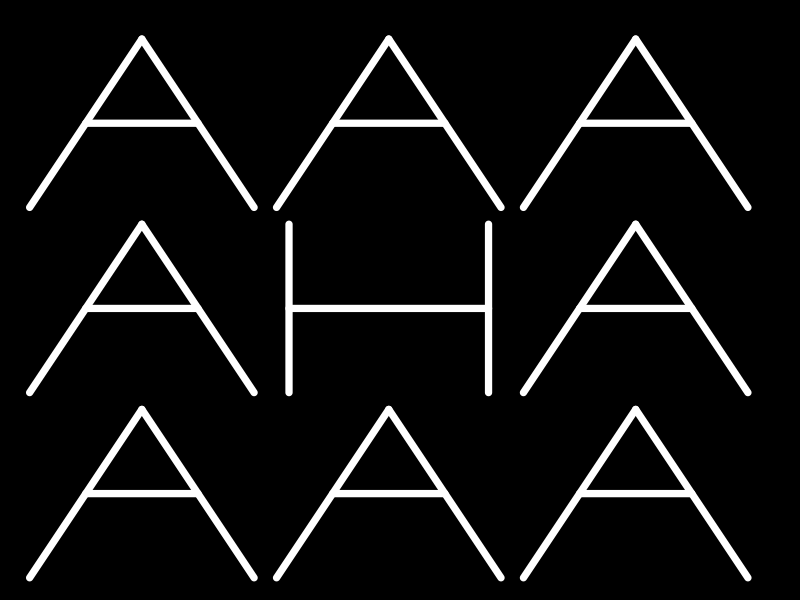
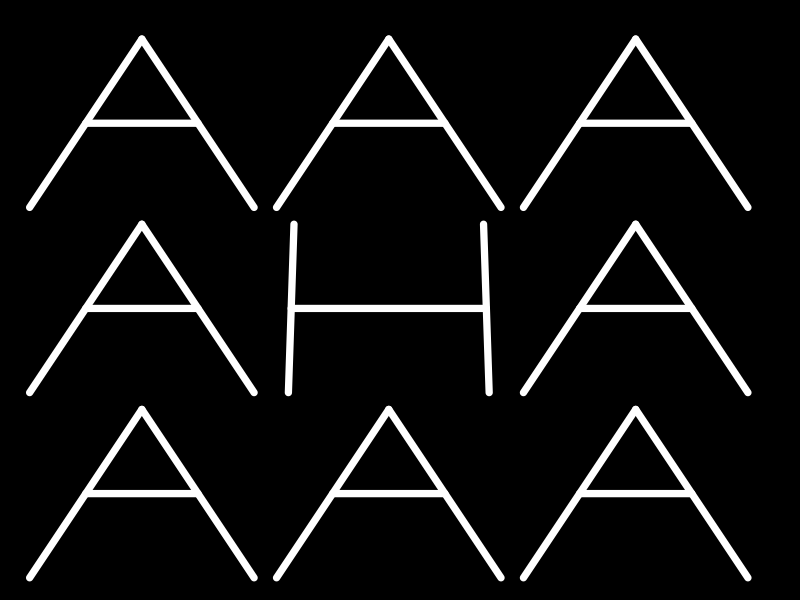
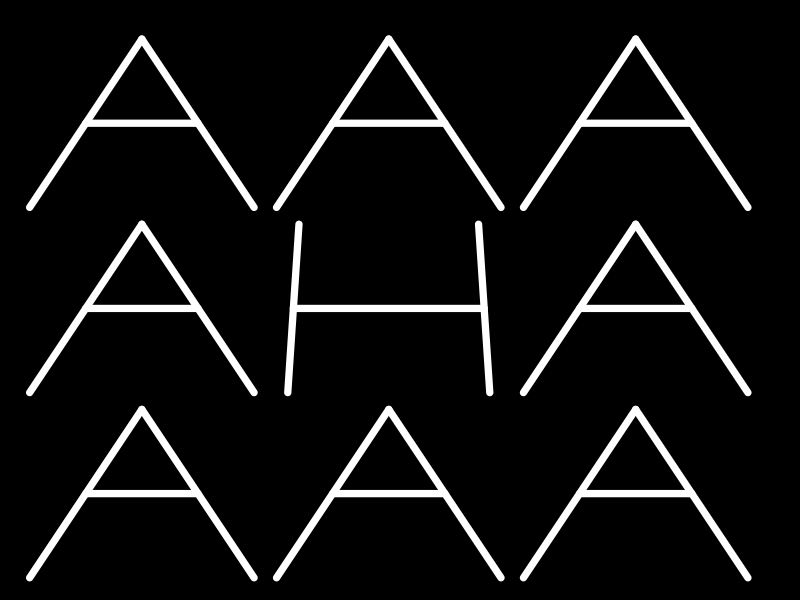
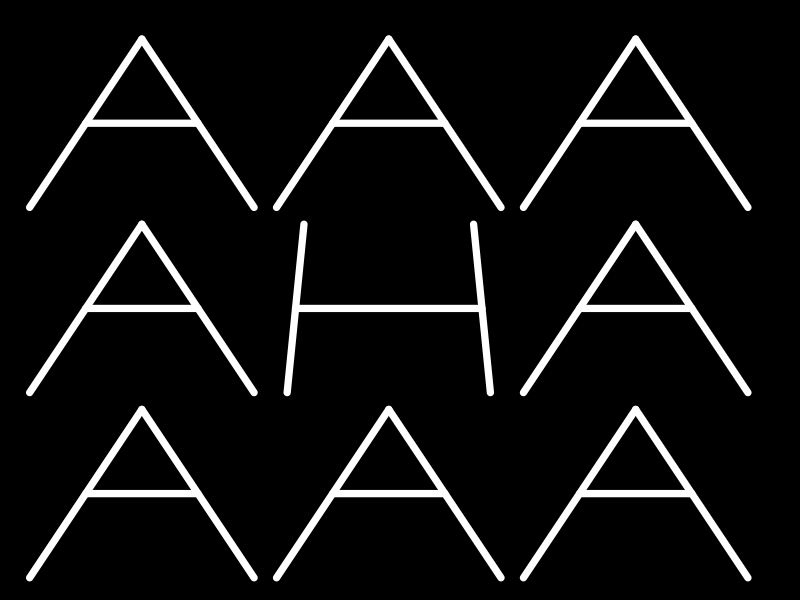
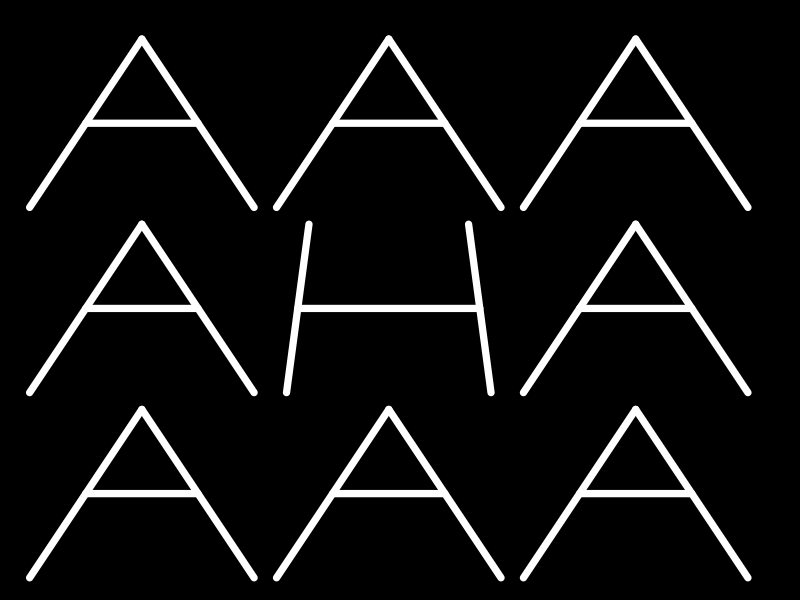
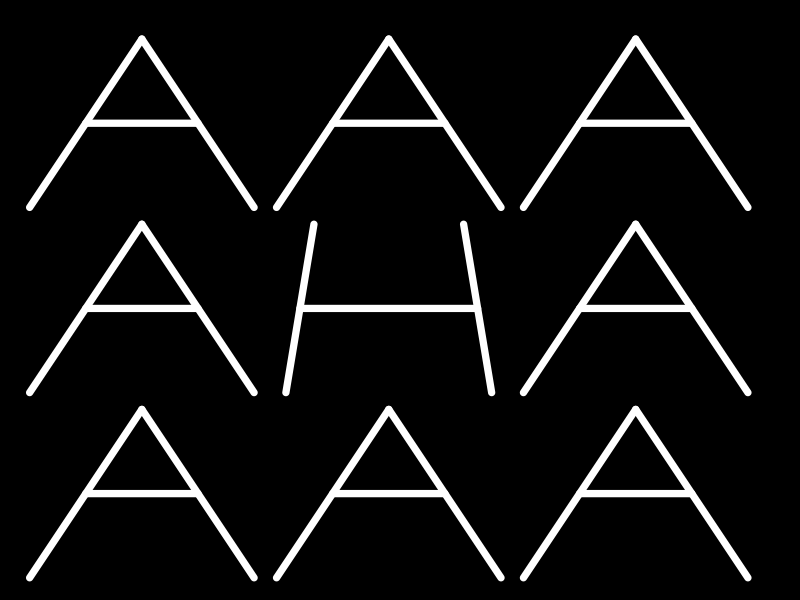
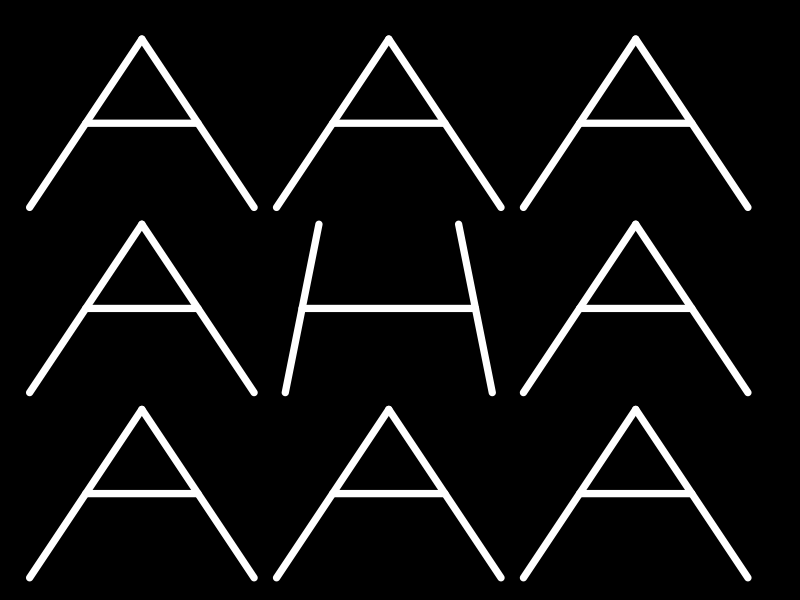
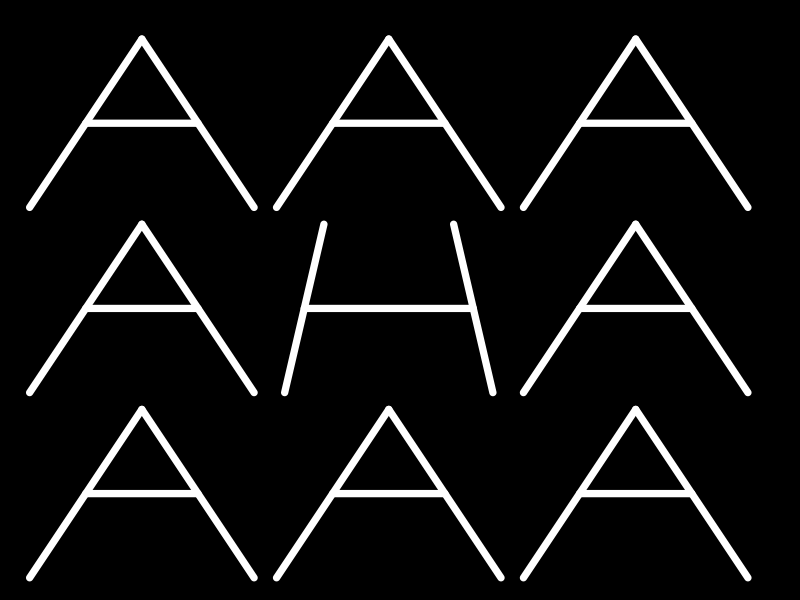

Reproduce these figures in R, in order. (Note: this script raises an error after producing the figures.)
### Program for creating the flanker effect stimuli



# colors!
invertColors=TRUE

### general variables
background=c(1:4,6:9)
wbackground=c(1,3,4,6,7,9)
sep=.1
dist=1+sep
x=c(0,0,0,1,1,1,2,2,2)*dist
y=c(0,1,2,0,1,2,0,1,2)*dist

### FUNCTIONS USED
myLet=function(a,pos){
  b=(-1/9)*a+(1/18)
  x1=x[pos]+c(0+b,1-b,(a/2)+(b))
  x2=x[pos]+c(a+b,1-a-b,1-(a/2)-b)
  y1=y[pos]+c(0,0,.5)
  y2=y[pos]+c(1,1,.5)
  segments(x1,y1,x2,y2,lwd=7)
}

myBox=function(pos){
  z0=0
  z1=1		
  x1=x[pos]+c(z0,z0,z1,z1,z0,z1)
  x2=x[pos]+c(z0,z1,z1,z0,z1,z0)
  y1=y[pos]+c(0,1,1,0,0,0)
  y2=y[pos]+c(1,1,0,0,1,1)
  segments(x1,y1,x2,y2,lwd=7)
}

myC=function(pos){
  z0=.2
  z1=.78
  x1=x[pos]+c(z1,z0,z0)
  x2=x[pos]+c(z0,z0,z1)
  y1=y[pos]+c(0,0,1)
  y2=y[pos]+c(0,1,1)
  segments(x1,y1,x2,y2,lwd=7)
}

myT=function(pos){
  z0=0
  z1=1
  x1=x[pos]+c(.5,z0)
  x2=x[pos]+c(.5,z1)
  y1=y[pos]+c(z0,z1)
  y2=y[pos]+c(z1,z1)
  segments(x1,y1,x2,y2,lwd=7)
}

myE=function(pos){
  z0=.1
  z1=.9
  x1=x[pos]+c(z1,z0,z0,z0)
  x2=x[pos]+c(z0,z0,z1,z0+.67*(z1-z0))
  y1=y[pos]+c(0,0,1,.5)
  y2=y[pos]+c(0,1,1,.5)
  segments(x1,y1,x2,y2,lwd=7)
}

cat=function(filename,center){
  jpeg(filename,width=320,height=480)
  par(mar=c(0,0,0,0))
  plot(c(0,3*dist),c(0,3*dist),axes=F,typ='n')
  for (i in wbackground) 
    myBox(i)
  myC(2)
  myLet(center/2,5)
  myT(8)
  dev.off()
}


the=function(filename,center){
  jpeg(filename,width=320,height=480)
  par(mar=c(0,0,0,0))
  plot(c(0,3*dist),c(0,3*dist),axes=F,typ='n')
  for (i in wbackground) 
    myBox(i)
  myT(2)
  myLet(center/2,5)
  myE(8)
  dev.off()
}

myArray=function(filename,center,surround){
  jpeg(filename,width=320,height=480)
  par(mar=c(0,0,0,0))
  if (invertColors) par(fg='white',bg='black')
  plot(c(0,3*dist),c(0,3*dist),axes=F,typ='n')
  for (i in background) 
    myLet(surround/2,i)
  myLet(center/2,5)
  dev.off()
}

myArray0=function(filename,center){
  jpeg(filename,width=320,height=480)
  par(mar=c(0,0,0,0))
  if (invertColors) par(fg='white',bg='black')  
  plot(c(0,3*dist),c(0,3*dist),axes=F,typ='n')
  myLet(center/2,5)
  dev.off()
}


myArrayBox=function(filename,center,surround){
  jpeg(filename,width=320,height=480)
  par(mar=c(0,0,0,0))
  if (invertColors) par(fg='white',bg='black')
  plot(c(0,3*dist),c(0,3*dist),axes=F,typ='n')
  for (i in background) 
    myBox(i)
  myLet(center/2,5)
  dev.off()
}



### LOOPS TO MAKE THE STIMULI
### Frame is all A's
for ( i in 0:20){
  filename=paste("FA_T",i,".jpeg",sep="")
  cen=i/20
  myArray(filename,center=cen,surround=1)
}

### Frame is all H's
for ( i in 0:20){
  filename=paste("FH_T",i,".jpeg",sep="")
  cen=i/20
  myArray(filename,center=cen,surround=0)
}

### Frame is w/o background
for ( i in 0:20){
  filename=paste("T",i,".jpeg",sep="")
  cen=i/20
  myArray0(filename,center=cen)
}

### Frame is box background
for ( i in 0:20){
  filename=paste("X_T",i,".jpeg",sep="")
  cen=i/20
  myArrayBox(filename,center=cen)
}

### Frame is "CAT"
for ( i in 0:20){
  filename=paste("CAT_T",i,".jpeg",sep="")
  cen=i/20
  cat(filename,center=cen)
}

### Frame is "THE"
for ( i in 0:20){
  filename=paste("THE_T",i,".jpeg",sep="")
  cen=i/20
  the(filename,center=cen)
}
